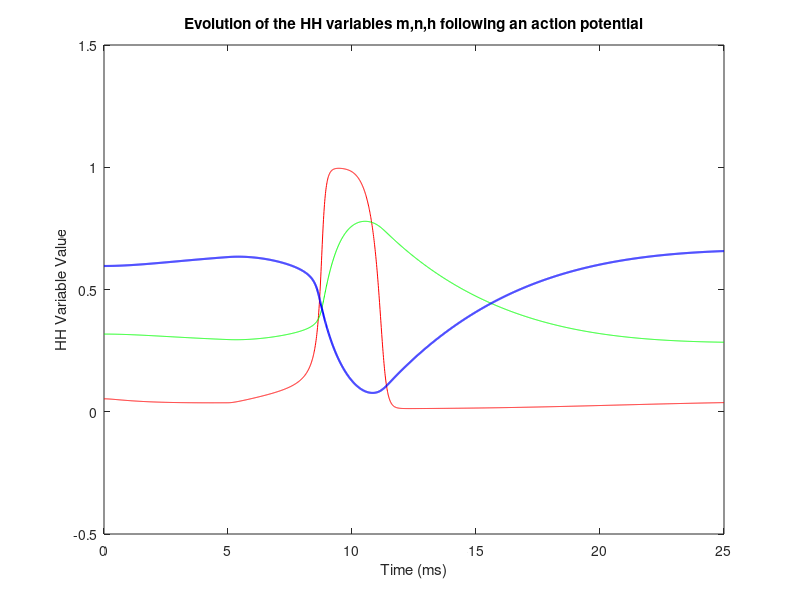

Source code (MATLAB): (Note: this script raises an error after producing the figure.)
% Hodgkin-Huxley Model

C = 1;
E_L = -61; % mV
E_K = -77; 
E_Na = 55; 
g_L = 0.3; % mS/cm^2
g_K = 36; 
g_Na = 120; 
V_rest = -65; % mV
dt = 0.01; % ms
t_max = 25; % ms
time = 0:dt:t_max;

alpha_n0 = 0.01 * (10) / (exp(10 / 10) - 1);
beta_n0 = 0.125 * exp(0 / 80);
alpha_m0 = 0.1 * (25) / (exp((25) / 10) - 1);
beta_m0 = 4 * exp(0 / 18);
alpha_h0 = 0.07 * exp(0 / 20);
beta_h0 = 1 / (exp(30 / 10) + 1);


Iinj = zeros(size(time));
Iinj(time >= 5 & time < 10) = 5;
% Initial conditions
V = V_rest; % membrane potential
n = alpha_n0/(alpha_n0 + beta_n0); %0.3177
m = alpha_m0/(alpha_m0 + beta_m0); %0.0529
h = alpha_h0/(alpha_h0 + beta_h0);% 0.5961


%For Graph
V_trace = zeros(size(time));
n_trace = zeros(size(time));
m_trace = zeros(size(time));
h_trace = zeros(size(time));
G_Na_trace = zeros(size(time));
G_K_trace = zeros(size(time));
I_Na_trace = zeros(size(time));
I_K_trace = zeros(size(time));
I_L_trace = zeros(size(time));
I_C_trace = zeros(size(time));



%Function
alpha_n = @(V) 0.01 * (10 + (-65-V)) / (exp((10 + (-65-V)) / 10) - 1);
beta_n = @(V) 0.125 * exp((-65-V) / 80);
alpha_m = @(V) 0.1 * (25 + (-65 - V)) / (exp((25 + (-65-V)) / 10) - 1);
beta_m = @(V) 4 * exp((-65-V) / 18);
alpha_h = @(V) 0.07 * exp((-65-V) / 20);
beta_h = @(V) 1 / (exp((30 + (-65-V)) / 10) + 1);

INa = @(V, m, h) g_Na * m^3 * h * (V - E_Na);
IK = @(V, n) g_K * n^4 * (V - E_K);
IL = @(V) g_L * (V - E_L);

% Euler Method

for i = 1:length(time)
    

    V_trace(i) = V;
    n_trace(i) = n;
    m_trace(i) = m;
    h_trace(i) = h;
    G_Na_trace(i) = g_Na* m^3 * h;
    G_K_trace(i) = g_K* n^4;
    I_Na_trace(i) = INa(V, m, h);
    I_K_trace(i) = IK(V, n);
    I_L_trace(i) =  IL(V);


    % Gating Variable 
    dn = alpha_n(V) * (1 - n) - beta_n(V) * n;
    dm = alpha_m(V) * (1 - m) - beta_m(V) * m;
    dh = alpha_h(V) * (1 - h) - beta_h(V) * h;
    n = n + dt * dn;
    m = m + dt * dm;
    h = h + dt * dh;

    % HH equation

    Iion = INa(V, m, h) + IK(V, n) + IL(V);
    I_C = Iinj(i) - Iion;

    dV = I_C / C;
    
    V = V + dt * dV;
    
    I_C_trace(i) = I_C;
end


%% (i) 

figure;
plot(time, m_trace, 'r', time, n_trace, 'g', time, h_trace, 'b', 'LineWidth', 1.5);
title('Evolution of the HH variables m,n,h following an action potential');

xlabel('Time (ms)');
ylabel('HH Variable Value');
ylim([-0.5 1.5])

yyaxis right
plot(time, Iinj, 'k', 'LineWidth', 1.5);
ylabel('Injected Current (nA)');
ylim([-10 80]);
legend('m', 'n', 'h','Inject Current');

grid off;

%%




%% (iii)

figure;
plot(time, I_Na_trace, time, I_K_trace, time, I_L_trace, time, I_C_trace, 'LineWidth', 1.5);
title('Relative evolution of capacitive, leak, sodium and potassium currents');

xlabel('Time (ms)');
ylabel('Current (uA/cm^2)');
ylim([-1200 1200]);

yyaxis right
plot(time, Iinj, 'k', 'LineWidth', 1.5);
ylabel('Injected Current (nA)');
ylim([-5 100]);
legend('I_{Na}', 'I_{K}', 'I_{L}', 'I_{C}','I_{Inject}');
grid off;

%%




%% (ii)
figure;
plot(time, G_Na_trace, time, G_K_trace, 'LineWidth', 1.5);
title('Relative evolution of sodium and potassium conductances');

xlabel('Time (ms)');
ylabel('Conductance (mS/cm^2)');
ylim([-5 35]);

yyaxis right
plot(time, Iinj, 'k', 'LineWidth', 1.5);
ylabel('Injected Current (nA)');
ylim([-5 100]);
legend('G_{Na}', 'G_{K}','I_{Inject}');

grid off;

%%


%% 
figure;
plot(time, V_trace, 'LineWidth', 1.5);
xlabel('Time (ms)');
ylabel('Membrane Potential (mV)');
title('Hodgkin-Huxley Model');
yline(-55, '--r', 'Threshold');
yline(-68, '--k', 'Resting Potential');

ylim([-100 50]);


yyaxis right
plot(time, Iinj, 'k', 'LineWidth', 1.5);
ylabel('Injected Current (nA)');
legend('Membrane Potential','I_{Inject}');

ylim([-5 100]);

grid off;



%% (iV)

% Threshold behavior
I_ext_values = [3.5,3.995, 3.9969,3.997]; % Different current amplitudes
time1 = 0:dt:30;
V_results = zeros(length(I_ext_values), length(time1)); % Store membrane potential for each I_ext

figure;
hold on;
for i = 1:length(I_ext_values)
    V = V_rest;
    n = 0.3177;
    m = 0.0529;
    h = 0.5961;

    

    for t = 1:length(time1)
        dn = alpha_n(V) * (1 - n) - beta_n(V) * n;
        dm = alpha_m(V) * (1 - m) - beta_m(V) * m;
        dh = alpha_h(V) * (1 - h) - beta_h(V) * h;

        n = n + dt * dn;
        m = m + dt * dm;
        h = h + dt * dh;


        Iion = INa(V, m, h) + IK(V, n) + IL(V);
        I_C = I_ext_values(i) - Iion;

        dV = I_C / C;
    
        V = V + dt * dV;
    
        V_results(i, t) = V;
    
    end
    plot(time1, V_results(i,:),  'DisplayName', ['I_{inj} = ', num2str(I_ext_values(i)), ' μA/cm^2'], 'LineWidth', 1.5);
end

title('Threshold Spiking Behavior');
xlabel('Time (ms)');
ylabel('Membrane Potential (mV)');
yline(-53.7, '--k', 'Threshold');
legend;
grid off;
hold off;

%%


%% (iV)

% Rebound Behavior

V = V_rest; % Reset initial condition
n = 0.3177;
m = 0.0529;
h = 0.5961;
time2 = 0:dt:50;
I_ext = zeros(size(time2));
V_traceR = zeros(size(time2));

I_ext(time2 >= 5 & time2 <= 10) = -20;

for i = 1:length(time2)
    V_traceR(i) = V;

    dn = alpha_n(V) * (1 - n) - beta_n(V) * n;
    dm = alpha_m(V) * (1 - m) - beta_m(V) * m;
    dh = alpha_h(V) * (1 - h) - beta_h(V) * h;

    % Update gating variables
    n = n + dt * dn;
    m = m + dt * dm;
    h = h + dt * dh;

    % Calculate total current and update membrane potential
    Iion = INa(V, m, h) + IK(V, n) + IL(V);
    I_C = I_ext(i) - Iion;

    dV = I_C / C;
    V = V + dt * dV;
    
end

figure;
plot(time2, V_traceR, 'LineWidth', 1.5);
title('Rebound Spiking Behavior');
xlabel('Time (ms)');
ylabel('Membrane Potential (mV)');
yline(-65, '--k', 'Resting Potential');
ylim([-150 55]);

yyaxis right
plot(time2, I_ext, 'k', 'LineWidth', 1.5);
ylabel('Injected Current (nA)');
ylim([-50 600]);
legend('Membrane Potential', 'Resting Potential','I_{Inject}');
hold off;

grid off;






%% (Vi)
%Reduced HH Model
time4 = 0:dt:t_max;

%Original One

V = V_rest; % Reset initial condition
n = 0.3177;
m = 0.0529;
h = 0.5961;
Iinj_2 = zeros(size(time4));
Iinj(time4 >= 5 & time4 < 10) = 5;


V_trace_Original = zeros(size(time4));

for i = 1:length(time4)
    

    V_trace_Original(i) = V;

    % Calculate gating variable derivatives
    dn = alpha_n(V) * (1 - n) - beta_n(V) * n;
    dm = alpha_m(V) * (1 - m) - beta_m(V) * m;
    dh = alpha_h(V) * (1 - h) - beta_h(V) * h;

    % Update gating variables
    n = n + dt * dn;
    m = m + dt * dm;
    h = h + dt * dh;

    % Calculate total current and update membrane potential
    Iion = INa(V, m, h) + IK(V, n) + IL(V);
    I_C = Iinj(i) - Iion;

    dV = I_C / C;
    
    V = V + dt * dV;
    
end

% Reduced model


V = V_rest; % Reset initial condition
n = 0.3177;
m = 0.0529;

V_trace_reduced = zeros(size(time4));


for i = 1:length(time4) 
    V_trace_reduced(i) = V;

    
    dn = alpha_n(V) * (1 - n) - beta_n(V) * n;
    dm = alpha_m(V) * (1 - m) - beta_m(V) * m;

    
    n = n + dt * dn;
    m = m + dt * dm;

   
    h_reduced = 0.89 - (1.1 * n);

    
    Iion = INa(V, m, h_reduced) + IK(V, n) + IL(V);
    I_C = Iinj(i) - Iion;  % Use Iinj (not Iinj_2)

    dV = I_C / C;
    V = V + dt * dV;
end
    




figure;
plot(time4, V_trace_reduced, time4, V_trace_Original, 'LineWidth', 1.5);
xlabel('Time (ms)');
ylabel('Membrane Potential (mV)');
ylim([-100 60]);


yyaxis right
plot(time4, Iinj, 'k', 'LineWidth', 1.5);
ylabel('Injected Current (nA)');
ylim([-5 100]);
legend('Reduced HH model', 'Original HH model', 'I_{Inject}');

title('Reduced VS. Original Hodgkin-Huxley Model');
grid off;

%%



%% change alpha_n (V)
V = V_rest; % Reset initial condition
n = 0.3177;
m = 0.0529;
h = 0.5961;
time3 = 0:dt:40;

Iinj_new = zeros(size(time3));
Iinj_new(time3 >= 5 & time3 < 10) = 5;

V_trace_Original = zeros(size(time3));

for i = 1:length(time3)
    

    V_trace_Original(i) = V;

    % Calculate gating variable derivatives
    dn = alpha_n(V) * (1 - n) - beta_n(V) * n;
    dm = alpha_m(V) * (1 - m) - beta_m(V) * m;
    dh = alpha_h(V) * (1 - h) - beta_h(V) * h;

    % Update gating variables
    n = n + dt * dn;
    m = m + dt * dm;
    h = h + dt * dh;

    % Calculate total current and update membrane potential
    Iion = INa(V, m, h) + IK(V, n) + IL(V);
    I_C = Iinj_new(i) - Iion;

    dV = I_C / C;
    
    V = V + dt * dV;
    
end


alpha_n = @(V) 0.01 * (22.5 + (-65-V))^2 / 110;

V = V_rest; % Reset initial condition
n = 0.3177;
m = 0.0529;
h = 0.5961;
V_trace_Change = zeros(size(time3));

for i = 1:length(time3)
    V_trace_Change(i) = V;

    % Calculate gating variable derivatives
    dn = alpha_n(V) * (1 - n) - beta_n(V) * n;
    dm = alpha_m(V) * (1 - m) - beta_m(V) * m;
    dh = alpha_h(V) * (1 - h) - beta_h(V) * h;

    % Update gating variables
    n = n + dt * dn;
    m = m + dt * dm;
    h = h + dt * dh;

    % Calculate total current and update membrane potential
    Iion = INa(V, m, h) + IK(V, n) + IL(V);
    I_C = Iinj_new(i) - Iion;

    dV = I_C / C;
    V = V + dt * dV;
    
end

figure;
plot(time3, V_trace_Change, time3, V_trace_Original, 'LineWidth', 1.5);
xlabel('Time (ms)');
ylabel('Membrane Potential (mV)');

title('Hodgkin-Huxley Model with alpha change');
ylim([-100 60]);

yyaxis right
plot(time3, Iinj_new, 'k', 'LineWidth', 1.5);
ylabel('Injected Current (nA)');
ylim([-5 100]);

legend('HH model with Alpha change', 'Original HH model', 'I_{Inject}');
grid off;
%% 
